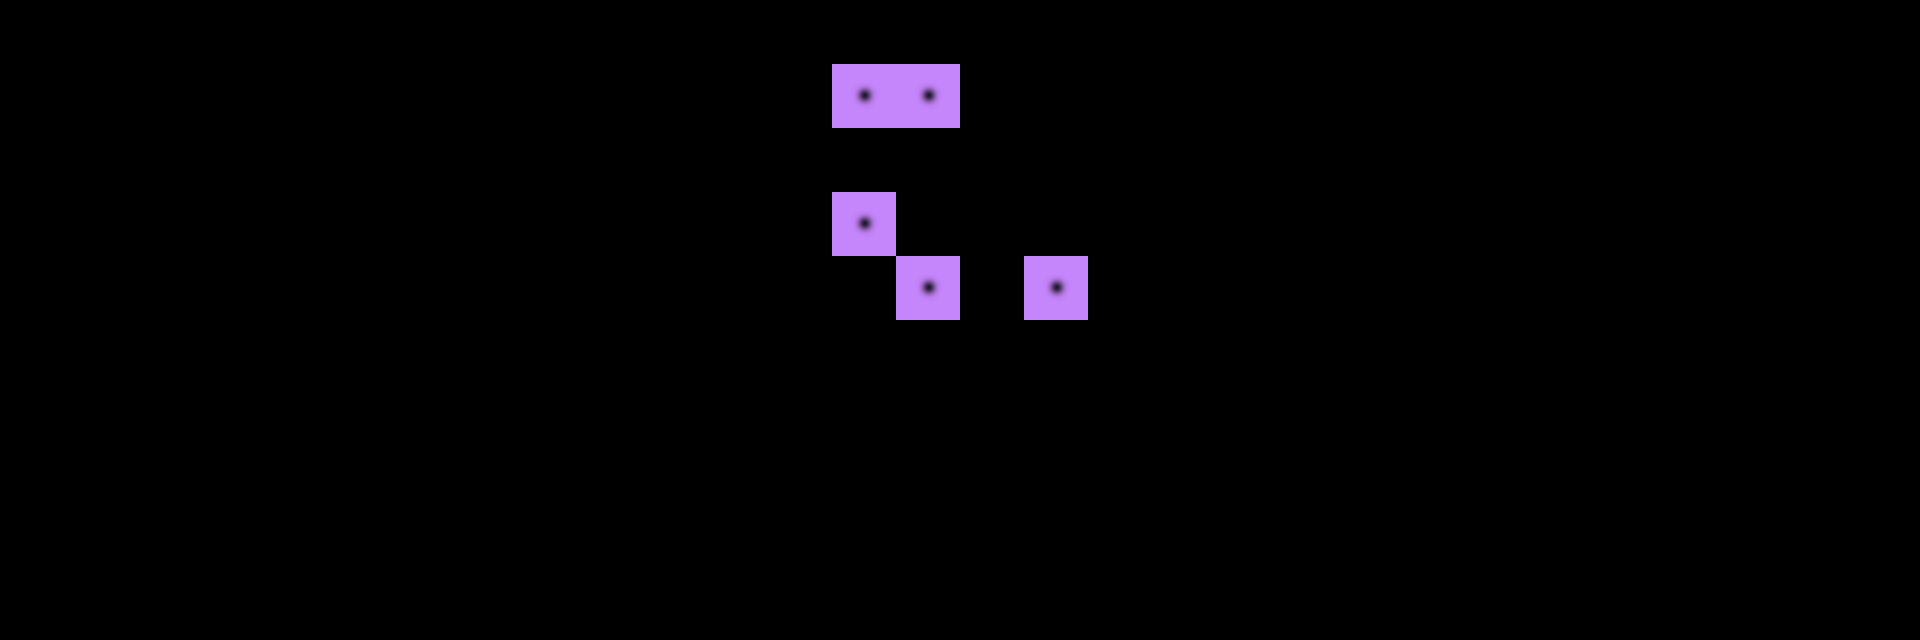

Below is a game level as drawn by its tile map, then a one-line description and the .tmx that defines it (tile-layer data replaced by summaries):
An orthogonal 30x10 tile map with 64x64 px tiles, 3 tile layers (Background, Objects, Collisions).

<map version="1.0" orientation="orthogonal" width="30" height="10" tilewidth="64" tileheight="64">
 <tileset firstgid="1" name="tileset" tilewidth="64" tileheight="64">
  <image source="../game/images/tileset.png" width="640" height="320" />
  <terraintypes>
   <terrain name="Rock" tile="11" />
   <terrain name="Void" tile="14" />
  </terraintypes>
  <tile id="0" terrain="1,1,1,0" />
  <tile id="1" terrain="1,1,0,0" />
  <tile id="2" terrain="1,1,0,1" />
  <tile id="3" terrain="0,0,0,1" />
  <tile id="4" terrain="0,0,1,1" />
  <tile id="5" terrain="0,0,1,0" />
  <tile id="6" terrain="1,1,1,1" />
  <tile id="7" terrain="1,1,1,1" />
  <tile id="8" terrain="1,1,1,1" />
  <tile id="9" terrain="1,1,1,1" />
  <tile id="10" terrain="1,0,1,0" />
  <tile id="11" terrain="0,0,0,0" />
  <tile id="12" terrain="0,1,0,1" />
  <tile id="13" terrain="0,1,0,1" />
  <tile id="14" terrain="1,1,1,1" />
  <tile id="15" terrain="1,0,1,0" />
  <tile id="16" terrain="1,1,1,1" />
  <tile id="17" terrain="1,1,1,1" />
  <tile id="18" terrain="1,1,1,1" />
  <tile id="19" terrain="1,1,1,1" />
  <tile id="20" terrain="1,0,1,1" />
  <tile id="21" terrain="0,0,1,1" />
  <tile id="22" terrain="0,1,1,1" />
  <tile id="23" terrain="0,1,0,0" />
  <tile id="24" terrain="1,1,0,0" />
  <tile id="25" terrain="1,0,0,0" />
  <tile id="26" terrain="1,1,1,1" />
  <tile id="27" terrain="1,1,1,1" />
  <tile id="28" terrain="1,1,1,1" />
  <tile id="29" terrain="1,1,1,1" />
  <tile id="30" terrain="1,1,1,1" />
  <tile id="31" terrain="1,1,1,1" />
  <tile id="32" terrain="1,1,1,1" />
  <tile id="33" terrain="1,1,1,1" />
  <tile id="34" terrain="1,1,1,1" />
  <tile id="35" terrain="1,1,1,1" />
  <tile id="36" terrain="1,1,1,1" />
  <tile id="37" terrain="1,1,1,1" />
  <tile id="38" terrain="1,1,1,1" />
  <tile id="39" terrain="1,1,1,1" />
  <tile id="40" terrain="1,1,1,1" />
  <tile id="41" terrain="1,1,1,1" />
  <tile id="42" terrain="1,1,1,1" />
  <tile id="43" terrain="1,1,1,1" />
  <tile id="44" terrain="1,1,1,1" />
  <tile id="45" terrain="1,1,1,1" />
  <tile id="46" terrain="1,1,1,1" />
  <tile id="47" terrain="1,1,1,1" />
  <tile id="48" terrain="1,1,1,1" />
  <tile id="49" terrain="1,1,1,1" />
 </tileset>
 <layer name="Background" width="30" height="10">
  <data>[300 cells, 0 non-empty, 0 distinct tile ids]</data>
 </layer>
 <layer name="Objects" width="30" height="10">
  <data>[300 cells, 5 non-empty, 1 distinct tile ids]</data>
 </layer>
 <layer name="Collisions" width="30" height="10">
  <data>[300 cells, 0 non-empty, 0 distinct tile ids]</data>
 </layer>
</map>
